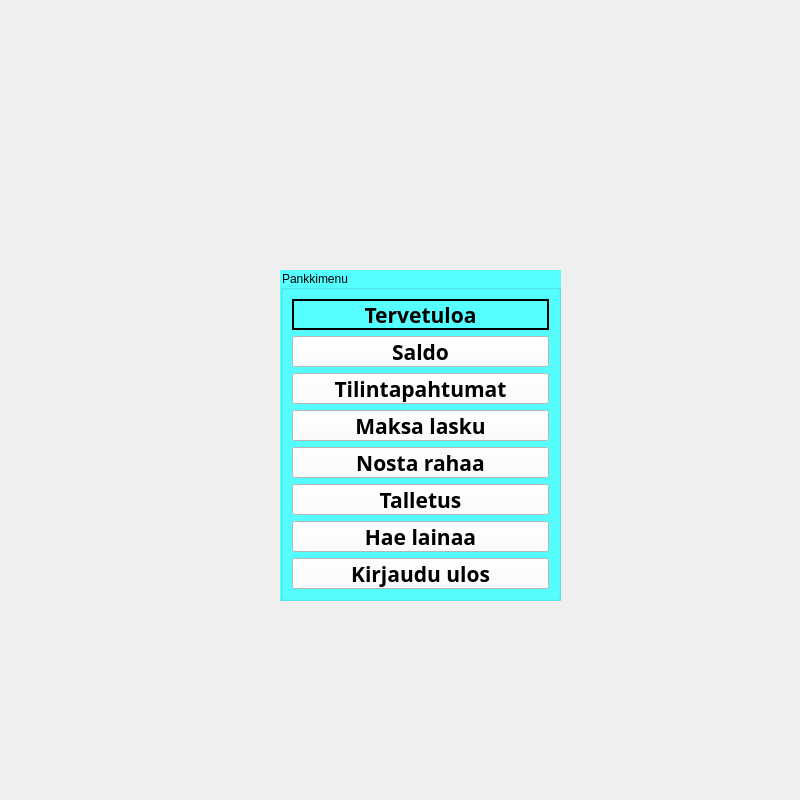
<?xml version="1.0" encoding="UTF-8"?>
<ui version="4.0">
 <class>PankkiMenu</class>
 <widget class="QWidget" name="PankkiMenu">
  <property name="geometry">
   <rect>
    <x>0</x>
    <y>0</y>
    <width>800</width>
    <height>800</height>
   </rect>
  </property>
  <property name="windowTitle">
   <string>Form</string>
  </property>
  <widget class="QGroupBox" name="groupBox">
   <property name="geometry">
    <rect>
     <x>280</x>
     <y>270</y>
     <width>281</width>
     <height>331</height>
    </rect>
   </property>
   <property name="styleSheet">
    <string notr="true">background-color: rgb(85, 255, 255);</string>
   </property>
   <property name="title">
    <string>Pankkimenu</string>
   </property>
   <layout class="QVBoxLayout" name="verticalLayout">
    <item>
     <widget class="QLabel" name="label_Tervetuloa">
      <property name="font">
       <font>
        <family>Century Gothic</family>
        <pointsize>16</pointsize>
        <weight>75</weight>
        <bold>true</bold>
       </font>
      </property>
      <property name="autoFillBackground">
       <bool>false</bool>
      </property>
      <property name="frameShape">
       <enum>QFrame::WinPanel</enum>
      </property>
      <property name="text">
       <string>Tervetuloa</string>
      </property>
      <property name="alignment">
       <set>Qt::AlignCenter</set>
      </property>
     </widget>
    </item>
    <item>
     <widget class="QPushButton" name="pushButton_Saldo">
      <property name="font">
       <font>
        <family>Century Gothic</family>
        <pointsize>16</pointsize>
        <weight>75</weight>
        <bold>true</bold>
       </font>
      </property>
      <property name="styleSheet">
       <string notr="true">background-color: rgb(255, 255, 255);</string>
      </property>
      <property name="text">
       <string>Saldo</string>
      </property>
     </widget>
    </item>
    <item>
     <widget class="QPushButton" name="pushButton_Tilintapahtumat">
      <property name="font">
       <font>
        <family>Century Gothic</family>
        <pointsize>16</pointsize>
        <weight>75</weight>
        <bold>true</bold>
       </font>
      </property>
      <property name="styleSheet">
       <string notr="true">background-color: rgb(255, 255, 255);</string>
      </property>
      <property name="text">
       <string>Tilintapahtumat</string>
      </property>
     </widget>
    </item>
    <item>
     <widget class="QPushButton" name="pushButton_Maksa_lasku">
      <property name="font">
       <font>
        <family>Century Gothic</family>
        <pointsize>16</pointsize>
        <weight>75</weight>
        <bold>true</bold>
       </font>
      </property>
      <property name="styleSheet">
       <string notr="true">background-color: rgb(255, 255, 255);</string>
      </property>
      <property name="text">
       <string>Maksa lasku</string>
      </property>
     </widget>
    </item>
    <item>
     <widget class="QPushButton" name="pushButton_Nosta_rahaa">
      <property name="font">
       <font>
        <family>Century Gothic</family>
        <pointsize>16</pointsize>
        <weight>75</weight>
        <bold>true</bold>
       </font>
      </property>
      <property name="styleSheet">
       <string notr="true">background-color: rgb(255, 255, 255);</string>
      </property>
      <property name="text">
       <string>Nosta rahaa</string>
      </property>
     </widget>
    </item>
    <item>
     <widget class="QPushButton" name="pushButton_Talletus">
      <property name="font">
       <font>
        <family>Century Gothic</family>
        <pointsize>16</pointsize>
        <weight>75</weight>
        <bold>true</bold>
       </font>
      </property>
      <property name="styleSheet">
       <string notr="true">background-color: rgb(255, 255, 255);</string>
      </property>
      <property name="text">
       <string>Talletus</string>
      </property>
     </widget>
    </item>
    <item>
     <widget class="QPushButton" name="pushButton_Hae_lainaa">
      <property name="font">
       <font>
        <family>Century Gothic</family>
        <pointsize>16</pointsize>
        <weight>75</weight>
        <bold>true</bold>
       </font>
      </property>
      <property name="styleSheet">
       <string notr="true">background-color: rgb(255, 255, 255);</string>
      </property>
      <property name="text">
       <string>Hae lainaa</string>
      </property>
     </widget>
    </item>
    <item>
     <widget class="QPushButton" name="pushButton_Kirjaudu_ulos">
      <property name="font">
       <font>
        <family>Century Gothic</family>
        <pointsize>16</pointsize>
        <weight>75</weight>
        <bold>true</bold>
       </font>
      </property>
      <property name="styleSheet">
       <string notr="true">background-color: rgb(255, 255, 255);</string>
      </property>
      <property name="text">
       <string>Kirjaudu ulos</string>
      </property>
     </widget>
    </item>
   </layout>
  </widget>
 </widget>
 <resources/>
 <connections/>
</ui>
